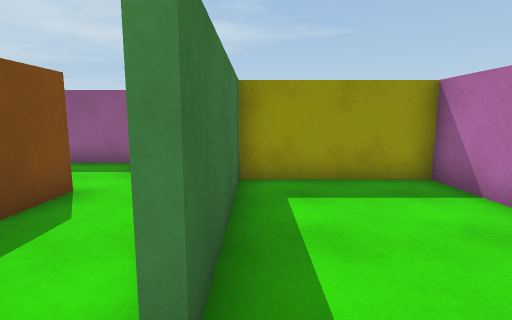
View 1 (above)

19 first-person views from a walk through a scene from a Unity 3-D project. The camera is 1.4 m above the floor, tilts 8° down and sees 80° across. The floor is counted in squares, 1 m on a side. Each view is taken from the middle of a square. On the plan, view 1 faces up. The plan holds only what a view shows up to about 14 squares ahead; the rest is blank. The player character is not drawn. Surface patterns are stand-ins for the level's own textures.

View 2
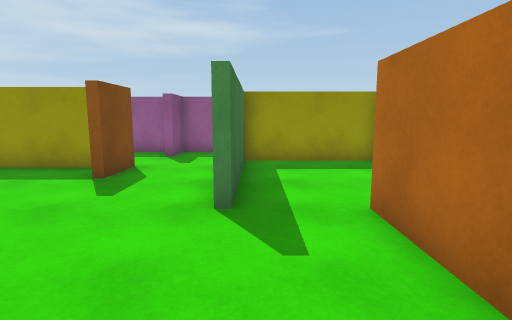

View 3
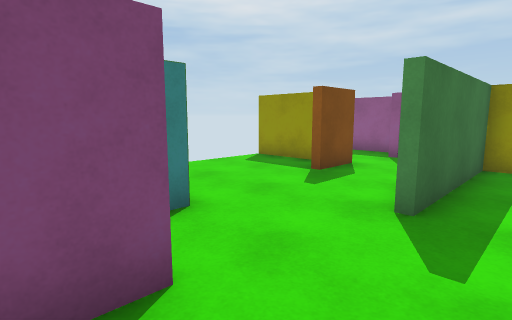

View 4
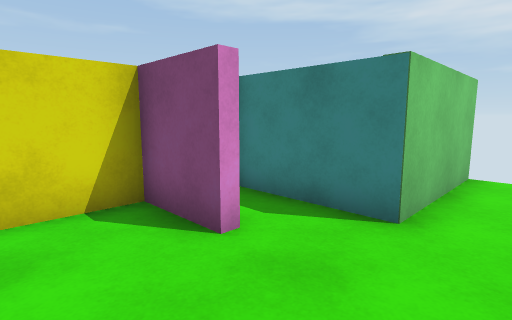

View 5
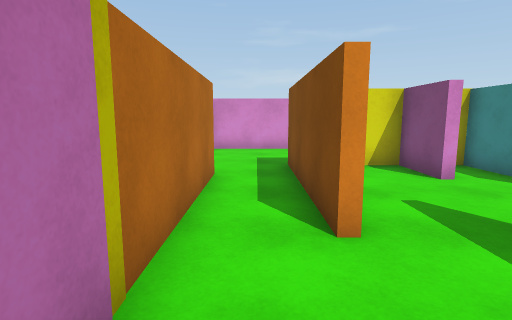

View 6
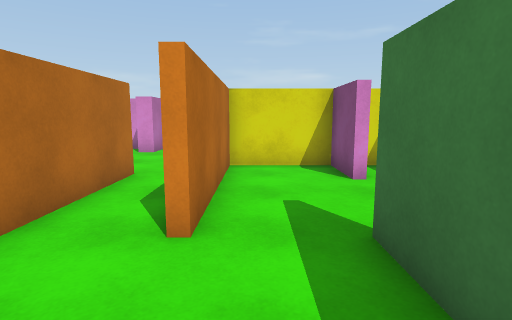

View 7
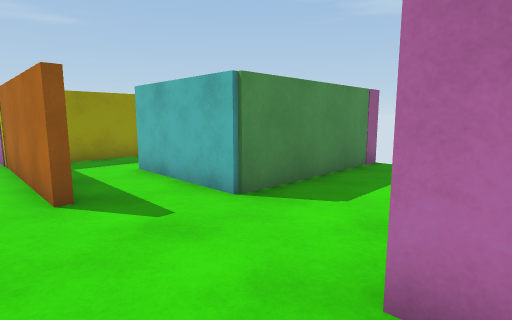

View 8
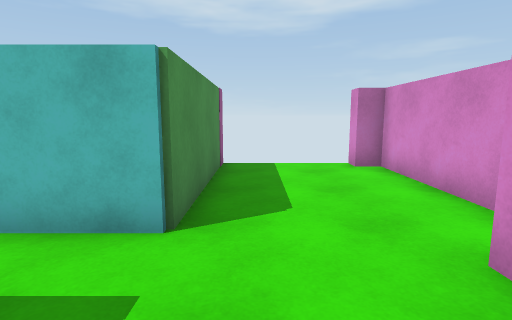

View 9
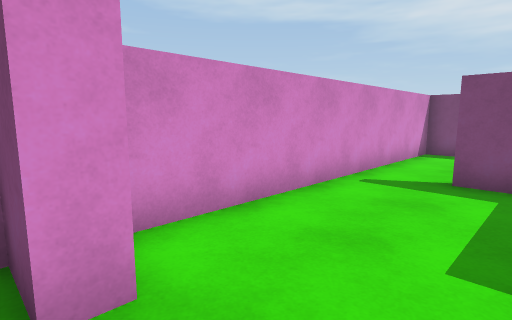

View 10
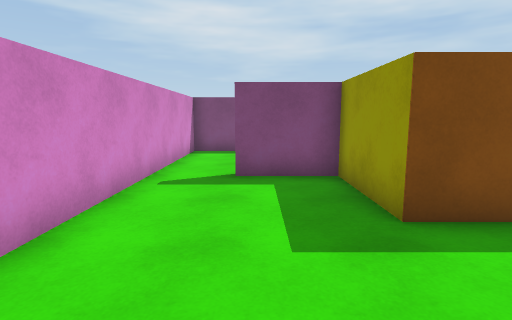

View 11
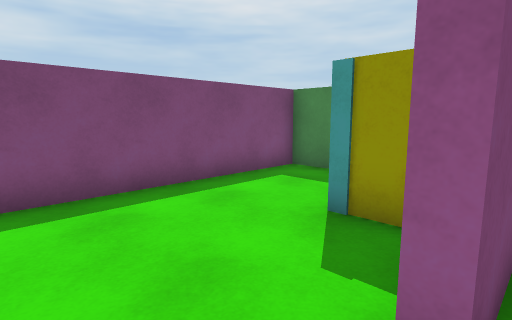

View 12
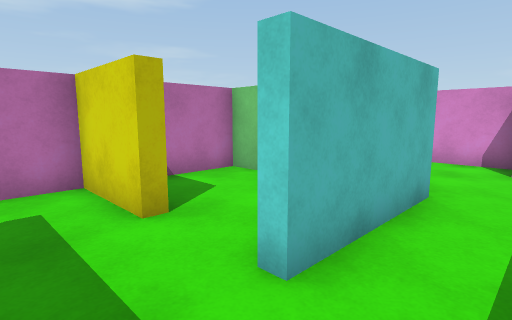

View 13
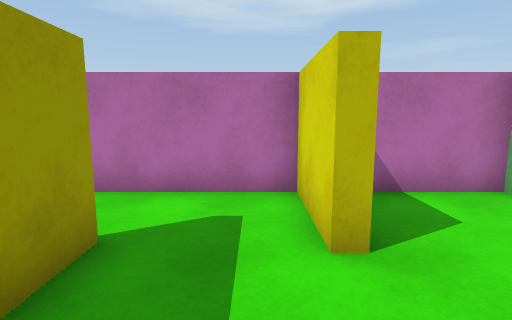

View 14
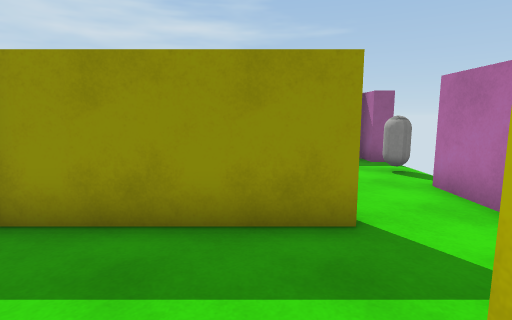

View 15
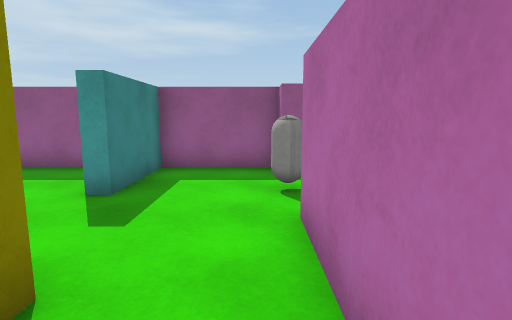

View 16
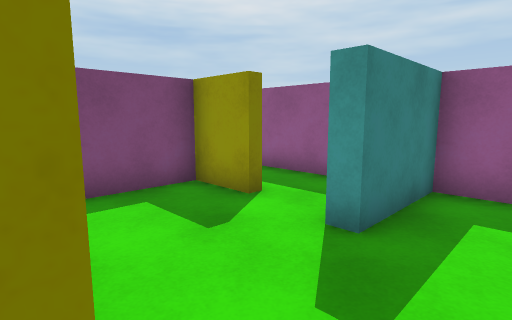

View 17
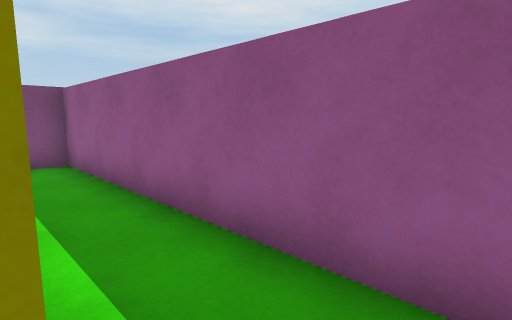

View 18
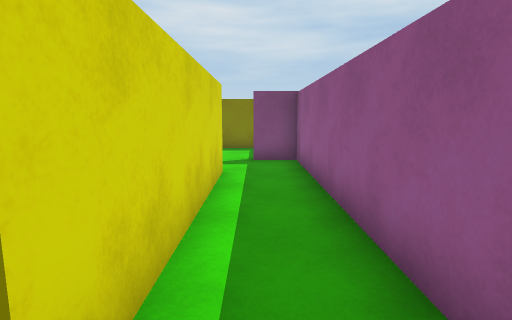

View 19
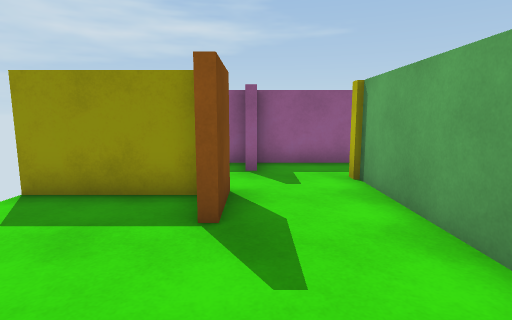

### Floor plan
Ten units are one square. View 1 is at (0, 0); x grows to the right and y downward. Boxes are objects, and circles mark ways between rooms. Rooms are numbered by the first view taken in them; rooms with no view inside come last. Other rooms are left out.
<svg viewBox="-79 -98 209 189">
<path fill="none" stroke="#000" d="M-6 -26 -6 -71M-4 -16 -8 -16M-40 -54 -74 -54M-35 -58 -35 -39 -39 -39M-16 18 -12 18 -12 38 18 38 18 -16M-72 4 -31 4 -31 38 -22 38M-31 -79 -34 -79M40 -14 40 -68 -4 -68 -4 -16M40 25 40 -14M20 -16 20 40 -12 40 -12 65M-15 86 51 86 51 72 57 72 57 86 116 86 116 78 124 78M124 40 66 40 66 -2 70 -2M75 -28 46 -28M90 2 90 -2M106 38 116 38 116 11M94 -28 75 -28M90 -2 116 -2 116 -35M60 -71 60 -68 43 -68 43 -45M116 -35 116 -52M116 -93 84 -93 84 -64 79 -64M124 -85 116 -85M-6 -71 60 -71M70 -93 -31 -93 -31 -79M-22 40 -35 40M-12 65 -16 65M-54 7 -67 7 -67 86 -15 86M-67 -80 -67 -64M-32 -93 -58 -93"/>
<rect x="105" y="-75" width="20" height="10" fill="#bbb"><title>capsule</title></rect>
<circle cx="10" cy="-10" r="3" fill="#2a7"/>
<circle cx="-20" cy="-70" r="3" fill="#2a7"/>
<circle cx="-30" cy="-70" r="3" fill="#2a7"/>
<circle cx="30" cy="-10" r="3" fill="#2a7"/>
<circle cx="70" cy="-15" r="3" fill="#2a7"/>
<circle cx="-10" cy="75" r="3" fill="#2a7"/>
<circle cx="85" cy="0" r="3" fill="#2a7"/>
<circle cx="105" cy="-30" r="3" fill="#2a7"/>
<circle cx="70" cy="-70" r="3" fill="#2a7"/>
<text x="-30" y="-20">1</text>
<text x="20" y="-40">2</text>
<text x="50" y="50">3</text>
<text x="90" y="20">4</text>
<text x="100" y="-20">5</text>
<text x="90" y="-60">6</text>
<text x="20" y="-80">7</text>
<text x="-40" y="50">8</text>
<text x="-50" y="-80">9</text>
</svg>
Room 1 opens to room 2. Room 1 opens to room 7. Room 1 opens to room 9. Room 2 opens to room 3. Room 3 opens to room 5. Room 3 opens to room 8. Room 4 opens to room 5. Room 5 opens to room 6. Room 6 opens to room 7.

Where each view was taken, in squares from view 1:
view 1: 0 up, 0 right, facing up
view 2: 3 down, 0 right, facing up
view 3: 3 down, 1 right, facing up-left
view 4: 1 up, 1 right, facing down-left
view 5: 5 up, 3 right, facing down
view 6: 5 up, 1 right, facing down
view 7: 8 down, 3 right, facing up-right
view 8: 5 down, 3 right, facing right
view 9: 5 down, 6 right, facing down-left
view 10: 6 down, 6 right, facing left
view 11: 8 down, 1 left, facing up-left
view 12: 2 up, 5 right, facing down-right
view 13: 1 up, 6 right, facing right
view 14: 1 down, 8 right, facing up
view 15: 1 up, 11 right, facing up
view 16: 3 up, 10 right, facing up-left
view 17: 7 up, 7 right, facing up-left
view 18: 8 up, 7 right, facing left
view 19: 0 up, 3 left, facing up
